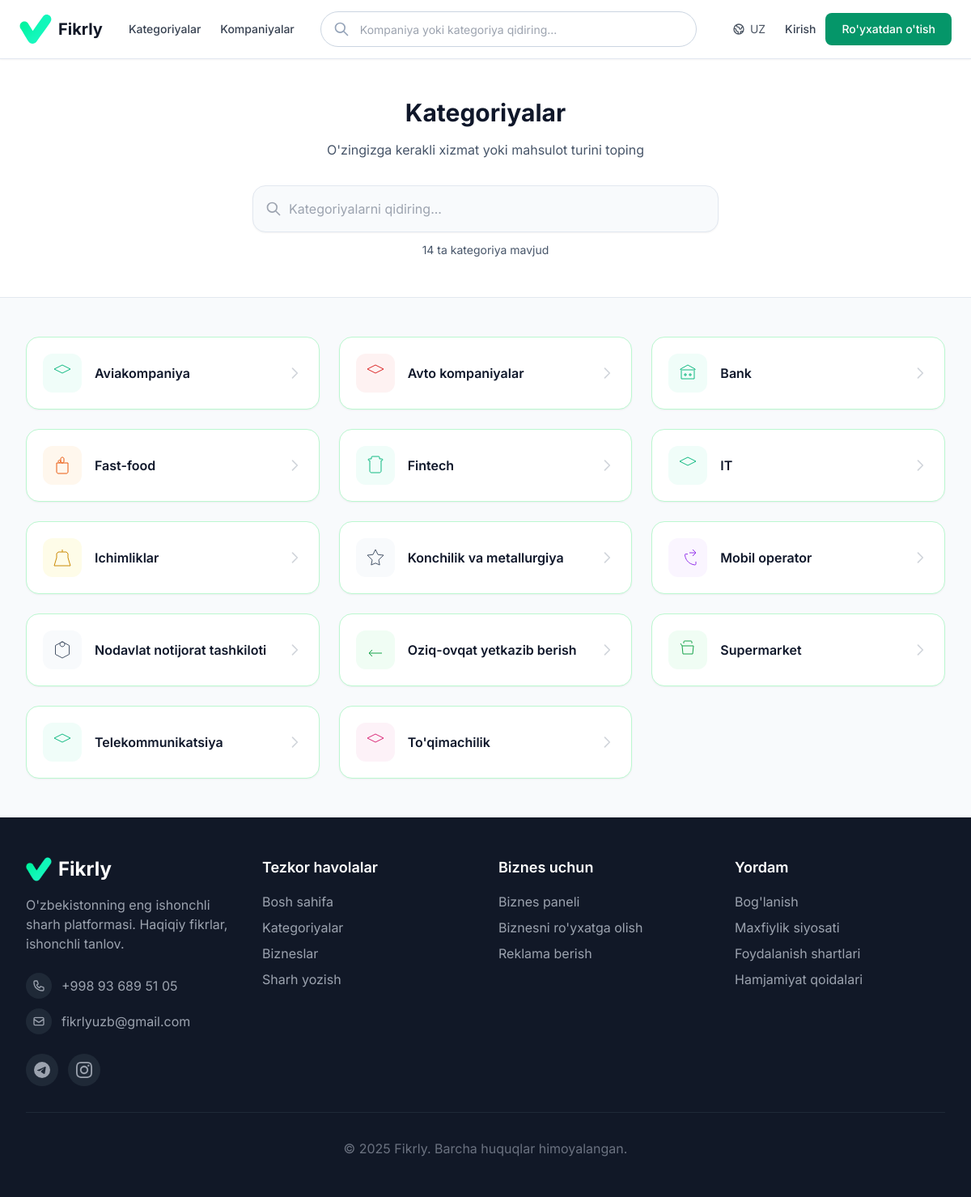
The page /kategoriyalar/ on the database its author committed.
### frontend/models.py (models this page shows, shortened)
class BusinessCategory(models.Model):
    COLOR_CHOICES = [
        ("red", "Red"),
        ("orange", "Orange"),
        ("yellow", "Yellow"),
        ("green", "Green"),
        ("blue", "Blue"),
        ("purple", "Purple"),
        ("pink", "Pink"),
        ("gray", "Gray"),
    ]
    name = models.CharField(max_length=100, unique=True)
    slug = models.SlugField(max_length=100, unique=True)
    icon_svg = models.TextField(blank=True, help_text=_("SVG path content"))
    color = models.CharField(
        max_length=20,
        choices=COLOR_CHOICES,
        default="gray",
        help_text=_("Kategoriya rangi"),
    )
    is_featured = models.BooleanField(
        default=False, help_text=_("Bosh sahifada ko'rsatish")
    )
    class Meta:
        verbose_name_plural = "Business Categories"
        ordering = ["name"]
    @property
    def display_name(self):
        lang = get_language()
        if _is_russian_language(lang) and self.name_ru:
            return self.name_ru
        return self.name

### frontend/views.py (the view)
# urls.py: path("kategoriyalar/", category_browse, name="category_browse"),
def category_browse(request):
    categories = (
        BusinessCategory.objects.annotate(
            company_count=Count("companies", filter=Q(companies__is_active=True)),
            review_count=Count(
                "companies__reviews", filter=Q(companies__is_active=True)
            ),
        )
        .filter(company_count__gt=0)
        .order_by("name")
    )
    cat_list = []
    for cat in categories:
        cat_list.append(
            {
                "category": cat.slug,
                "label": cat.display_name,
                "icon": cat.icon_svg,
                "color": cat.color,
                "review_count": cat.review_count,
                "company_count": cat.company_count,
                "avg_rating": 0,
            }
        )
    return render(
        request,
        "pages/category_browse.html",
        {
            "categories": cat_list,
        },
    )

### frontend/templates/pages/category_browse.html (shortened to what this page needs)
{% extends 'base.html' %}
{% load static %}
{% load i18n %}
{% block content %}
    <section class="bg-[var(--surface)] border-b border-[var(--border)] py-12">
        <div class="max-w-4xl mx-auto px-4 sm:px-6 lg:px-8 text-center">
            <h1 class="text-3xl font-bold text-[var(--text-primary)] mb-4">{% trans "Kategoriyalar" %}</h1>
            <p class="text-[var(--text-secondary)] mb-8">{% trans "O'zingizga kerakli xizmat yoki mahsulot turini toping" %}</p>
            <div class="relative max-w-xl mx-auto">
                <div class="absolute inset-y-0 left-0 pl-4 flex items-center pointer-events-none">
                </div>
                <input type="text" id="categorySearch"
                    class="block w-full pl-11 pr-4 py-4 border border-[var(--border)] rounded-2xl bg-[var(--bg)] focus:bg-[var(--surface)] focus:ring-2 focus:ring-primary-500 focus:border-primary-500 transition-all shadow-sm text-[var(--text-primary)] placeholder-gray-400"
                    placeholder="{% trans 'Kategoriyalarni qidiring...' %}" autocomplete="off">
            </div>
            <p class="mt-3 text-sm text-[var(--text-secondary)]" id="searchResults">{% blocktrans with count=categories|length %}{{ count }} ta kategoriya mavjud{% endblocktrans %}</p>
        </div>
    </section>
    <section class="max-w-7xl mx-auto px-4 sm:px-6 lg:px-8 py-12">
        <div class="grid grid-cols-1 sm:grid-cols-2 lg:grid-cols-3 xl:grid-cols-4 gap-6" id="categoryGrid">
            {% for cat in categories %}
            <a href="{% url 'business_list' %}?category={{ cat.category }}" class="category-card group bg-[var(--surface)] rounded-2xl p-5 border border-green-200 shadow-sm hover:shadow-md hover:border-primary-200 transition-all duration-200 flex items-center justify-between">
                <div class="flex items-center gap-4">
                    <div class="w-12 h-12 rounded-xl flex items-center justify-center transition-colors
                        {% if cat.color == 'red' %}bg-red-50 text-red-600 group-hover:bg-red-100
                        {% elif cat.color == 'orange' %}bg-orange-50 text-orange-600 group-hover:bg-orange-100
                        {% elif cat.color == 'yellow' %}bg-yellow-50 text-yellow-600 group-hover:bg-yellow-100
                        {% elif cat.color == 'green' %}bg-green-50 text-green-600 group-hover:bg-green-100
                        {% elif cat.color == 'blue' %}bg-primary-50 text-[var(--accent)] group-hover:bg-primary-100
                        {% elif cat.color == 'purple' %}bg-purple-50 text-purple-600 group-hover:bg-purple-100
                        {% elif cat.color == 'pink' %}bg-pink-50 text-pink-600 group-hover:bg-pink-100
                        {% else %}bg-[var(--bg)] text-[var(--text-secondary)] group-hover:bg-[var(--surface)]{% endif %}">
                        <svg class="w-6 h-6" fill="none" stroke="currentColor" viewBox="0 0 24 24">
                            {{ cat.icon|safe }}
                        </svg>
                    </div>
                    <div>
                        <h3 class="font-semibold text-[var(--text-primary)] group-hover:text-[var(--accent)] transition-colors">{{ cat.label }}</h3>
                    </div>
                </div>
                <svg class="w-5 h-5 text-gray-300 group-hover:text-primary-400 transform group-hover:translate-x-1 transition-all" fill="none" stroke="currentColor" viewBox="0 0 24 24">
                    <path stroke-linecap="round" stroke-linejoin="round" stroke-width="2" d="M9 5l7 7-7 7" />
                </svg>
            </a>
            {% endfor %}
        </div>
    </section>
{% endblock %}

### frontend/templates/base.html (shortened to what this page needs)
<!DOCTYPE html>
{% load static %}
{% load static_bust %}
{% load i18n %}
{% load i18n_extras %}
{% get_current_language as LANGUAGE_CODE %}
<html lang="{{ LANGUAGE_CODE }}" class="scroll-smooth">
<head>
    <link rel="stylesheet" href="{% static 'css/theme.css' %}">
    <link rel="stylesheet" href="{% static_bust 'dist/bundle.css' %}">
    <script src="https://cdn.tailwindcss.com"></script>
</head>
<body class="bg-[var(--bg)] text-[var(--text-primary)] transition-colors duration-300 font-sans flex flex-col min-h-screen">
    <header class="bg-white shadow-sm sticky top-0 z-50 border-b border-slate-200">
        <div class="max-w-7xl mx-auto px-6">
            <div class="flex justify-between items-center h-[72px]">
                <div class="flex items-center gap-8">
                    <a href="{% url 'index' %}" class="flex items-center gap-2">
                            <img src="{% static 'favicons/favicon.svg' %}?v=3"
                             alt="Fikrly"
                             class="w-10 h-10 rounded-lg"
                                onerror="this.onerror=null;this.src='{% static 'favicons/favicon.png' %}?v=3';">
                        <span class="text-xl font-bold text-gray-900">Fikrly</span>
                    </a>
                    <nav class="hidden lg:flex items-center gap-6">
                        <a href="{% url 'category_browse' %}" class="text-gray-700 hover:text-emerald-600 transition text-sm font-medium">{% trans "Kategoriyalar" %}</a>
                        <a href="{% url 'business_list' %}" class="text-gray-700 hover:text-emerald-600 transition text-sm font-medium">{% trans "Kompaniyalar" %}</a>
                    </nav>
                </div>
                <div class="hidden lg:block flex-1 max-w-2xl mx-8">
                    <form method="get" action="{% url 'business_list' %}" class="relative">
                        <input type="search" name="q" value="{{ request.GET.q }}"
                               placeholder="{% trans 'Kompaniya yoki kategoriya qidiring...' %}"
                               class="w-full h-11 pl-12 pr-4 rounded-full border border-slate-300 focus:outline-none focus:ring-2 focus:ring-emerald-500 focus:border-transparent text-sm">
                        <svg class="absolute left-4 top-1/2 -translate-y-1/2 w-5 h-5 text-slate-400" fill="none" stroke="currentColor" viewBox="0 0 24 24">
                            <path stroke-linecap="round" stroke-linejoin="round" stroke-width="2" d="M21 21l-6-6m2-5a7 7 0 11-14 0 7 7 0 0114 0z"/>
                        </svg>
                    </form>
                </div>
                <div class="flex items-center gap-3">
                <div class="flex items-center gap-3">
                    <form action="{% url 'set_language' %}" method="post" class="hidden lg:block">
                        <button type="button" onclick="this.nextElementSibling.classList.toggle('hidden')"
                                class="flex items-center gap-1.5 px-3 py-2 text-sm text-gray-600 hover:text-gray-900 rounded-lg hover:bg-gray-50 transition">
                            {% get_current_language as LANGUAGE_CODE %}
                            {{ LANGUAGE_CODE|upper }}
                        </button>
                            {% get_available_languages as LANGUAGES %}
                            {% get_language_info_list for LANGUAGES as languages %}
                    </form>
                    {% if user.is_authenticated %}
                        <a href="{% url 'user_profile' %}" class="text-sm text-gray-700 hover:text-gray-900 font-medium">
                            {{ user.first_name|default:user.username }}
                        </a>
                        <form method="post" action="{% url 'account_logout' %}" class="inline">
                            {% csrf_token %}
                            <button type="submit" class="text-sm text-gray-500 hover:text-gray-700">{% trans "Chiqish" %}</button>
                        </form>
                    {% else %}
                        <a href="{% url 'account_login' %}" class="text-sm text-gray-700 hover:text-gray-900 font-medium">{% trans "Kirish" %}</a>
                        <a href="{% url 'account_signup' %}" class="bg-emerald-600 text-white px-5 py-2.5 rounded-lg text-sm font-medium hover:bg-emerald-700 transition whitespace-nowrap">
                            {% trans "Ro'yxatdan o'tish" %}
                        </a>
                    {% endif %}
                </div>
            </div>
        </div>
    </header>
    <main class="flex-grow">
        {% block content %}{% endblock %}
    </main>
    <footer class="bg-gray-900 text-white py-12 mt-auto">
        <div class="max-w-7xl mx-auto px-4 sm:px-6 lg:px-8">
            <div class="grid md:grid-cols-4 gap-8">
                <div>
                    <div class="flex items-center space-x-2 mb-4">
                        <img src="{% static 'favicons/favicon.png' %}" alt="Fikrly" class="w-8 h-8 rounded-lg">
                        <span class="text-2xl font-bold">Fikrly</span>
                    </div>
                    <p class="text-gray-400 mb-6">
                        {% trans "O'zbekistonning eng ishonchli sharh platformasi. Haqiqiy fikrlar, ishonchli tanlov." %}
                    </p>
                    <div class="space-y-3 mb-6">
                        <a href="tel:+998936895105"
                            class="flex items-center text-gray-400 hover:text-white transition-colors group">
                            <div
                                class="w-8 h-8 rounded-full bg-gray-800 flex items-center justify-center mr-3 group-hover:bg-primary-600 transition-colors">
                            </div>
                            <span>+998 93 689 51 05</span>
                        </a>
                        <a href="mailto:fikrlyuzb@gmail.com"
                            class="flex items-center text-gray-400 hover:text-white transition-colors group">
                            <div
                                class="w-8 h-8 rounded-full bg-gray-800 flex items-center justify-center mr-3 group-hover:bg-primary-600 transition-colors">
                                <svg class="w-4 h-4" fill="none" stroke="currentColor" viewBox="0 0 24 24">
                                    <path stroke-linecap="round" stroke-linejoin="round" stroke-width="2"
                                        d="M3 8l7.89 5.26a2 2 0 002.22 0L21 8M5 19h14a2 2 0 002-2V7a2 2 0 00-2-2H5a2 2 0 00-2 2v10a2 2 0 002 2z">
                                    </path>
                                </svg>
                            </div>
                            <span>fikrlyuzb@gmail.com</span>
                        </a>
                    </div>
                    <div class="flex space-x-3">
                        <a href="https://t.me/fikrly_support" target="_blank" rel="noopener"
                            class="w-10 h-10 rounded-full bg-gray-800 flex items-center justify-center text-gray-400 hover:bg-[#229ED9] hover:text-white transition-all"
                            aria-label="Telegram">
                        </a>
                        <a href="https://www.instagram.com/fikrlyuz/" target="_blank" rel="noopener"
                            class="w-10 h-10 rounded-full bg-gray-800 flex items-center justify-center text-gray-400 hover:bg-gradient-to-br hover:from-[#833ab4] hover:via-[#fd1d1d] hover:to-[#fcb045] hover:text-white transition-all"
                            aria-label="Instagram">
                        </a>
                    </div>
                </div>
                <div>
                    <h3 class="text-lg font-semibold mb-4">{% trans "Tezkor havolalar" %}</h3>
                    <ul class="space-y-2">
                        <li><a href="{% url 'index' %}" class="text-gray-400 hover:text-white transition-colors">{% trans "Bosh sahifa" %}</a></li>
                        <li><a href="{% url 'category_browse' %}"
                                class="text-gray-400 hover:text-white transition-colors">{% trans "Kategoriyalar" %}</a>
                        </li>
                        <li><a href="{% url 'business_profile' %}"
                                class="text-gray-400 hover:text-white transition-colors">{% trans "Bizneslar" %}</a>
                        </li>
                        <li><a href="{% url 'review_submission' %}"
                                class="text-gray-400 hover:text-white transition-colors">{% trans "Sharh yozish" %}</a>
                        </li>
                    </ul>
                </div>
                <div>
                    <h3 class="text-lg font-semibold mb-4">{% trans "Biznes uchun" %}</h3>
                    <ul class="space-y-2">
                        <li><a href="{% url 'business_dashboard' %}"
                                class="text-gray-400 hover:text-white transition-colors">{% trans "Biznes paneli" %}</a>
                        </li>
                        <li><a href="#" class="text-gray-400 hover:text-white transition-colors">{% trans "Biznesni ro'yxatga olish" %}</a></li>
                        <li><a href="#" class="text-gray-400 hover:text-white transition-colors">{% trans "Reklama berish" %}</a></li>
                    </ul>
                </div>
                <div>
                    <h3 class="text-lg font-semibold mb-4">{% trans "Yordam" %}</h3>
                    <ul class="space-y-2">
                        <li><a href="{% url 'contact_us' %}" class="text-gray-400 hover:text-white transition-colors">{% trans "Bog'lanish" %}</a></li>
                        <li><a href="{% url 'privacy_policy' %}" class="text-gray-400 hover:text-white transition-colors">{% trans "Maxfiylik siyosati" %}</a></li>
                        <li><a href="{% url 'terms_of_service' %}" class="text-gray-400 hover:text-white transition-colors">{% trans "Foydalanish shartlari" %}</a></li>
                        <li><a href="{% url 'community_guidelines' %}" class="text-gray-400 hover:text-white transition-colors">{% trans "Hamjamiyat qoidalari" %}</a></li>
                    </ul>
                </div>
            </div>
            <div class="border-t border-gray-800 mt-8 pt-8 text-center">
                <p class="text-gray-500">{% trans "© 2025 Fikrly. Barcha huquqlar himoyalangan." %}</p>
            </div>
        </div>
    </footer>
</body>
</html>

### rows shown on the page
BusinessCategory: label "Aviakompaniya"
BusinessCategory: label "Avto kompaniyalar"
BusinessCategory: label "Bank"
BusinessCategory: label "Fast-food"
BusinessCategory: label "Fintech"
BusinessCategory: label "IT"
BusinessCategory: label "Ichimliklar"
BusinessCategory: label "Konchilik va metallurgiya"
BusinessCategory: label "Mobil operator"
BusinessCategory: label "Nodavlat notijorat tashkiloti"
BusinessCategory: label "Oziq-ovqat yetkazib berish"
BusinessCategory: label "Supermarket"
BusinessCategory: label "Telekommunikatsiya"
BusinessCategory: label "To'qimachilik"

### other values the page prints
{{ LANGUAGE_CODE|upper }} "UZ"
